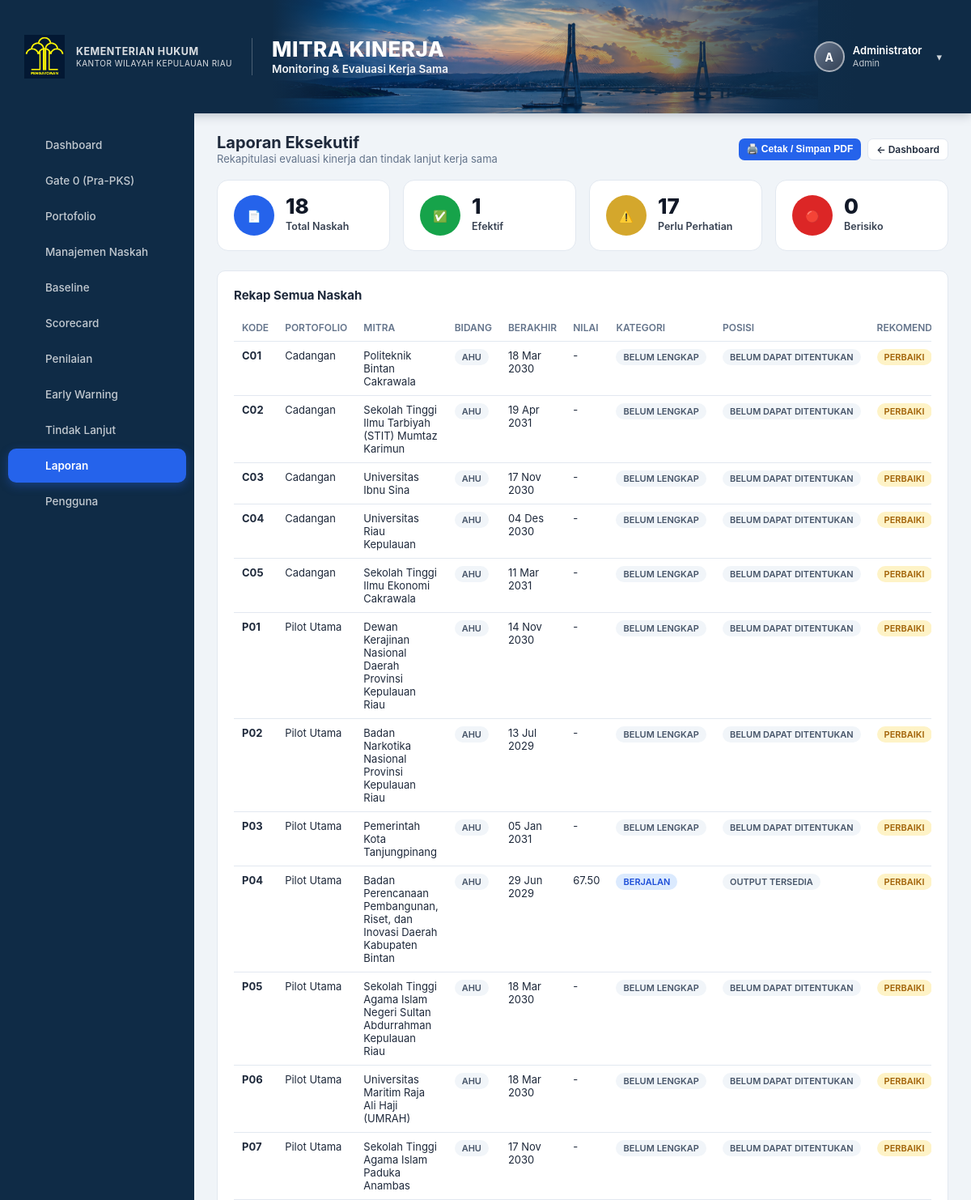
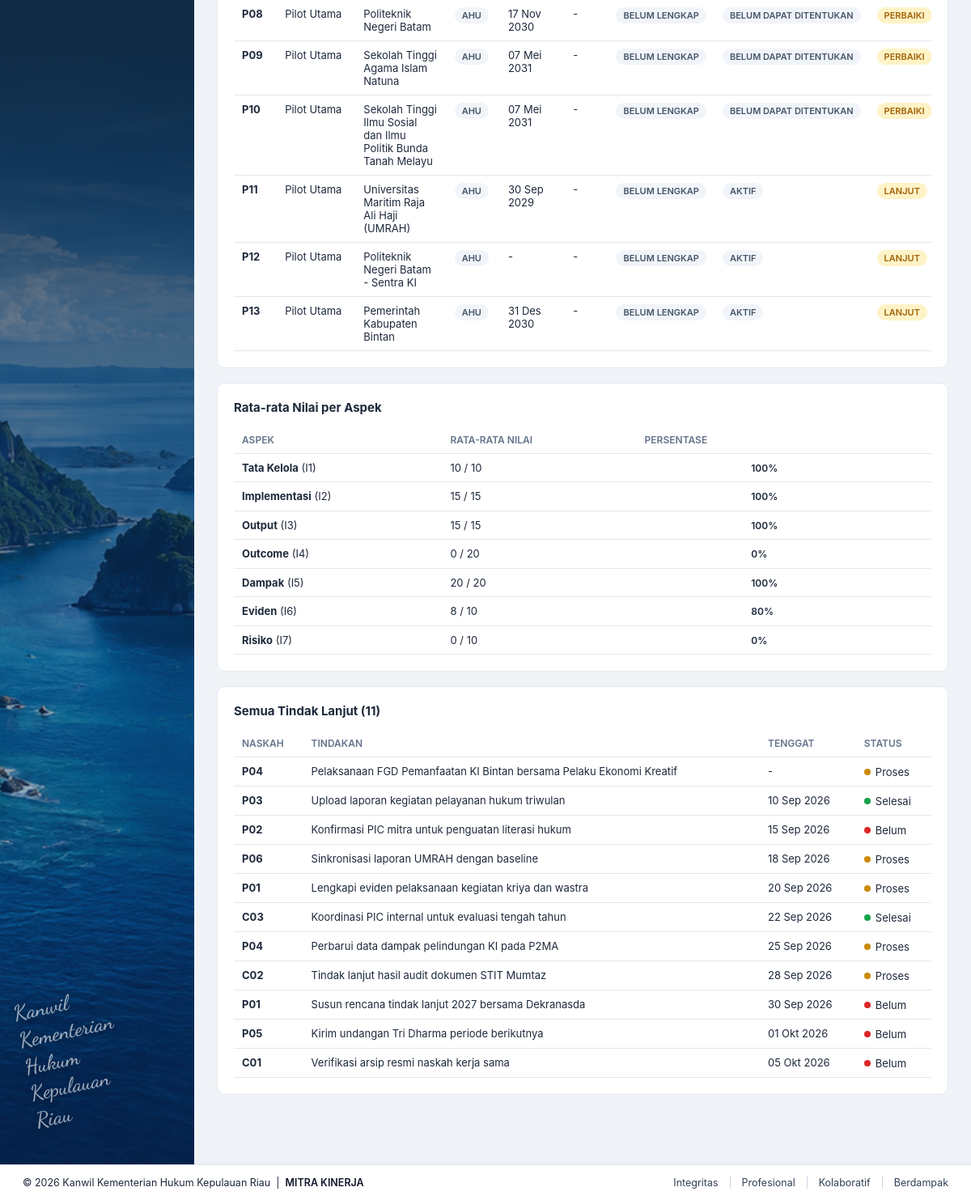
Screenshot of /laporan.php (signed in) with the database file from the repository (2 pictures, top to bottom).
### tables this page shows
CREATE TABLE `mitra_kinerja` (
  `id` int(11) NOT NULL AUTO_INCREMENT,
  `kode` varchar(5) NOT NULL,
  `portofolio` enum('Pilot Utama','Cadangan') NOT NULL,
  `nama_mitra` varchar(255) NOT NULL,
  `judul` text DEFAULT NULL,
  `jenis` enum('PKS','MoU') NOT NULL,
  `bidang` enum('AHU','KI','P3H','PPL','Keuangan','Humas','SDM') DEFAULT 'AHU',
  `pks_induk_id` int(11) DEFAULT NULL,
  `tanggal_mulai` date DEFAULT NULL,
  `tanggal_berakhir` date DEFAULT NULL,
  `status_tanggal` enum('TERVERIFIKASI','BELUM TERVERIFIKASI') NOT NULL DEFAULT 'BELUM TERVERIFIKASI',
  `evaluasi_per_tahun` int(11) NOT NULL DEFAULT 4,
  `baseline_status` enum('BELUM DIISI','DALAM PROSES','TERVERIFIKASI / DIKUNCI') NOT NULL DEFAULT 'BELUM DIISI',
  `baseline_locked_at` datetime DEFAULT NULL,
  `baseline_locked_by` int(11) DEFAULT NULL,
  `baseline_pemeriksa` varchar(255) DEFAULT NULL,
  `baseline_catatan_ringkasan` text DEFAULT NULL,
  `cutoff_date` date DEFAULT NULL,
  `sumber_baseline` varchar(255) DEFAULT NULL,
  `pic_internal` varchar(255) DEFAULT NULL,
  `pic_mitra` varchar(255) DEFAULT NULL,
  `file_naskah` varchar(255) DEFAULT NULL,
  `foto_kerjasama` varchar(255) DEFAULT NULL,
  `pemeriksa_id` int(11) DEFAULT NULL,
  `tanggal_review` date DEFAULT NULL,
  `status_scorecard` enum('BELUM LENGKAP','SIAP DIVALIDASI','FINAL/TERVALIDASI','PERLU PERBAIKAN') NOT NULL DEFAULT 'BELUM LENGKAP',
  `posisi_portofolio` enum('BELUM DAPAT DITENTUKAN','AKTIF','OUTPUT TERSEDIA','OUTCOME TERBENTUK','BERDAMPAK') NOT NULL DEFAULT 'BELUM DAPAT DITENTUKAN',
  `rekomendasi` enum('BELUM DITENTUKAN','LANJUT','PERBAIKI','PERPANJANG','REPLIKASI','HENTIKAN') NOT NULL DEFAULT 'BELUM DITENTUKAN',
  `created_at` timestamp NOT NULL DEFAULT current_timestamp(),
  `updated_at` timestamp NOT NULL DEFAULT current_timestamp() ON UPDATE current_timestamp(),
  PRIMARY KEY (`id`),
  UNIQUE KEY `kode` (`kode`),
  KEY `pemeriksa_id` (`pemeriksa_id`),
  KEY `fk_mitra_induk` (`pks_induk_id`),
  CONSTRAINT `fk_mitra_induk` FOREIGN KEY (`pks_induk_id`) REFERENCES `mitra_kinerja` (`id`) ON DELETE SET NULL,
  CONSTRAINT `mitra_kinerja_ibfk_1` FOREIGN KEY (`pemeriksa_id`) REFERENCES `users` (`id`) ON DELETE SET NULL
);

CREATE TABLE `tindak_lanjut` (
  `id` int(11) NOT NULL AUTO_INCREMENT,
  `mitra_id` int(11) NOT NULL,
  `tindakan` text NOT NULL,
  `tenggat` date DEFAULT NULL,
  `status` enum('Belum','Proses','Selesai') NOT NULL DEFAULT 'Belum',
  `file_bukti` varchar(255) DEFAULT NULL,
  `created_at` timestamp NOT NULL DEFAULT current_timestamp(),
  `updated_at` timestamp NOT NULL DEFAULT current_timestamp() ON UPDATE current_timestamp(),
  PRIMARY KEY (`id`),
  KEY `mitra_id` (`mitra_id`),
  CONSTRAINT `tindak_lanjut_ibfk_1` FOREIGN KEY (`mitra_id`) REFERENCES `mitra_kinerja` (`id`) ON DELETE CASCADE
);

### laporan.php (the view, shortened to what the rows shown need)
<?php
require_once __DIR__ . '/includes/auth.php';
require_once __DIR__ . '/includes/data.php';
$pdo = getDB();
$all = getAllMitraSummary($pdo);
$tindakLanjut = getTindakLanjut($pdo);
require __DIR__ . '/includes/header.php';
?>
<div class="flex-between no-print" style="margin-bottom:18px;">
    <div>
        <h1 style="margin:0;font-size:20px;">Laporan Eksekutif</h1>
    </div>
</div>
<div class="card">
    <h2>Rekap Semua Naskah</h2>
    <div class="table-wrap">
    <table>
        <thead>
            <tr><th>Kode</th><th>Portofolio</th><th>Mitra</th><th>Bidang</th><th>Berakhir</th><th>Nilai</th><th>Kategori</th><th>Posisi</th><th>Rekomendasi</th><th>Warning</th><th>Status</th></tr>
        </thead>
        <tbody>
        <?php foreach ($all as $s): $m = $s['mitra']; ?>
            <tr>
                <td><strong><?= h($m['kode']) ?></strong></td>
                <td><?= h($m['portofolio']) ?></td>
                <td><?= h($m['nama_mitra']) ?></td>
                <td><span class="badge badge-secondary" style="font-size:11px;font-weight:600;"><?= h($m['bidang'] ?? 'AHU') ?></span></td>
                <td><?= formatTanggal($m['tanggal_berakhir']) ?></td>
                <td><?= $s['nilai_berjalan'] > 0 ? number_format($s['nilai_berjalan'], 2) : '-' ?></td>
                <td><span class="badge badge-<?= warnaKategori($s['kategori']) ?>"><?= h($s['kategori']) ?></span></td>
                <td><span class="badge badge-secondary" style="font-size:11px;"><?= h($s['posisi_portofolio']) ?></span></td>
                <td><span class="badge badge-warning" style="font-size:11px;"><?= h($s['rekomendasi']) ?></span></td>
            </tr>
        <?php endforeach; ?>
        </tbody>
    </table>
    </div>
</div>
<div class="card">
    <h2>Rata-rata Nilai per Aspek</h2>
    <div class="table-wrap">
    <table>
        <thead><tr><th>Aspek</th><th>Rata-rata Nilai</th><th>Persentase</th></tr></thead>
    </table>
    </div>
</div>
<div class="card">
    <h2>Semua Tindak Lanjut (<?= count($tindakLanjut) ?>)</h2>
    <div class="table-wrap">
    <table>
        <thead><tr><th>Naskah</th><th>Tindakan</th><th>Tenggat</th><th>Status</th></tr></thead>
        <tbody>
        <?php if (empty($tindakLanjut)): ?>
            <tr><td colspan="4" class="muted" style="text-align:center;padding:20px;">Belum ada tindak lanjut</td></tr>
        <?php else: foreach ($tindakLanjut as $tl):
            $dotClass = match($tl['status']) { 'Selesai' => 'dot-green', 'Proses' => 'dot-yellow', default => 'dot-red' };
        ?>
            <tr>
                <td><strong><?= h($tl['kode']) ?></strong></td>
                <td><?= h($tl['tindakan']) ?></td>
                <td><?= formatTanggal($tl['tenggat']) ?></td>
                <td><span class="status-dot <?= $dotClass ?>"><?= h($tl['status']) ?></span></td>
            </tr>
        <?php endforeach; endif; ?>
        </tbody>
    </table>
    </div>
</div>
<?php require __DIR__ . '/includes/footer.php'; ?>

### rows the page displays
mitra_kinerja: kode "C01", portofolio "Cadangan", nama_mitra "Politeknik Bintan Cakrawala", bidang "AHU", tanggal_berakhir "18 Mar 2030"
mitra_kinerja: kode "C02", portofolio "Cadangan", nama_mitra "Sekolah Tinggi Ilmu Tarbiyah (STIT) Mumtaz Karimun", bidang "AHU", tanggal_berakhir "19 Apr 2031"
mitra_kinerja: kode "C03", portofolio "Cadangan", nama_mitra "Universitas Ibnu Sina", bidang "AHU", tanggal_berakhir "17 Nov 2030"
mitra_kinerja: kode "C04", portofolio "Cadangan", nama_mitra "Universitas Riau Kepulauan", bidang "AHU", tanggal_berakhir "04 Des 2030"
mitra_kinerja: kode "C05", portofolio "Cadangan", nama_mitra "Sekolah Tinggi Ilmu Ekonomi Cakrawala", bidang "AHU", tanggal_berakhir "11 Mar 2031"
mitra_kinerja: kode "P01", portofolio "Pilot Utama", nama_mitra "Dewan Kerajinan Nasional Daerah Provinsi Kepulauan Riau", bidang "AHU", tanggal_berakhir "14 Nov 2030"
mitra_kinerja: kode "P02", portofolio "Pilot Utama", nama_mitra "Badan Narkotika Nasional Provinsi Kepulauan Riau", bidang "AHU", tanggal_berakhir "13 Jul 2029"
mitra_kinerja: kode "P03", portofolio "Pilot Utama", nama_mitra "Pemerintah Kota Tanjungpinang", bidang "AHU", tanggal_berakhir "05 Jan 2031"
mitra_kinerja: kode "P04", portofolio "Pilot Utama", nama_mitra "Badan Perencanaan Pembangunan, Riset, dan Inovasi Daerah Kabupaten Bintan", bidang "AHU", tanggal_berakhir "29 Jun 2029", nilai_berjalan "67.50", kategori "BERJALAN", posisi_portofolio "OUTPUT TERSEDIA", rekomendasi "PERBAIKI"
mitra_kinerja: kode "P05", portofolio "Pilot Utama", nama_mitra "Sekolah Tinggi Agama Islam Negeri Sultan Abdurrahman Kepulauan Riau", bidang "AHU", tanggal_berakhir "18 Mar 2030"
mitra_kinerja: kode "P06", portofolio "Pilot Utama", nama_mitra "Universitas Maritim Raja Ali Haji (UMRAH)", bidang "AHU", tanggal_berakhir "18 Mar 2030"
mitra_kinerja: kode "P07", portofolio "Pilot Utama", nama_mitra "Sekolah Tinggi Agama Islam Paduka Anambas", bidang "AHU", tanggal_berakhir "17 Nov 2030"
mitra_kinerja: kode "P08", portofolio "Pilot Utama", nama_mitra "Politeknik Negeri Batam", bidang "AHU", tanggal_berakhir "17 Nov 2030"
mitra_kinerja: kode "P09", portofolio "Pilot Utama", nama_mitra "Sekolah Tinggi Agama Islam Natuna", bidang "AHU", tanggal_berakhir "07 Mei 2031"
mitra_kinerja: kode "P10", portofolio "Pilot Utama", nama_mitra "Sekolah Tinggi Ilmu Sosial dan Ilmu Politik Bunda Tanah Melayu", bidang "AHU", tanggal_berakhir "07 Mei 2031"
mitra_kinerja: kode "P11", portofolio "Pilot Utama", nama_mitra "Universitas Maritim Raja Ali Haji (UMRAH)", bidang "AHU", tanggal_berakhir "30 Sep 2029"
mitra_kinerja: kode "P12", portofolio "Pilot Utama", nama_mitra "Politeknik Negeri Batam - Sentra KI", bidang "AHU", tanggal_berakhir "-"
mitra_kinerja: kode "P13", portofolio "Pilot Utama", nama_mitra "Pemerintah Kabupaten Bintan", bidang "AHU", tanggal_berakhir "31 Des 2030"
tindak_lanjut: mitra.kode "P04", tindakan "Pelaksanaan FGD Pemanfaatan KI Bintan bersama Pelaku Ekonomi Kreatif", tenggat "-", status "Proses"
tindak_lanjut: mitra.kode "P03", tindakan "Upload laporan kegiatan pelayanan hukum triwulan", tenggat "10 Sep 2026", status "Selesai"
tindak_lanjut: mitra.kode "P02", tindakan "Konfirmasi PIC mitra untuk penguatan literasi hukum", tenggat "15 Sep 2026", status "Belum"
tindak_lanjut: mitra.kode "P06", tindakan "Sinkronisasi laporan UMRAH dengan baseline", tenggat "18 Sep 2026", status "Proses"
tindak_lanjut: mitra.kode "P01", tindakan "Lengkapi eviden pelaksanaan kegiatan kriya dan wastra", tenggat "20 Sep 2026", status "Proses"
tindak_lanjut: mitra.kode "C03", tindakan "Koordinasi PIC internal untuk evaluasi tengah tahun", tenggat "22 Sep 2026", status "Selesai"
tindak_lanjut: mitra.kode "P04", tindakan "Perbarui data dampak pelindungan KI pada P2MA", tenggat "25 Sep 2026", status "Proses"
tindak_lanjut: mitra.kode "C02", tindakan "Tindak lanjut hasil audit dokumen STIT Mumtaz", tenggat "28 Sep 2026", status "Proses"
tindak_lanjut: mitra.kode "P01", tindakan "Susun rencana tindak lanjut 2027 bersama Dekranasda", tenggat "30 Sep 2026", status "Belum"
tindak_lanjut: mitra.kode "P05", tindakan "Kirim undangan Tri Dharma periode berikutnya", tenggat "01 Okt 2026", status "Belum"
tindak_lanjut: mitra.kode "C01", tindakan "Verifikasi arsip resmi naskah kerja sama", tenggat "05 Okt 2026", status "Belum"

### other values shown
$nav['label'] "Dashboard"
$nav['label'] "Gate 0 (Pra-PKS)"
$nav['label'] "Portofolio"
$nav['label'] "Manajemen Naskah"
$nav['label'] "Baseline"
$nav['label'] "Scorecard"
$nav['label'] "Penilaian"
$nav['label'] "Early Warning"
$nav['label'] "Tindak Lanjut"
$nav['label'] "Laporan"
$initials "A"
$user['nama'] "Administrator"
$user['role'] "Admin"
$stats['total'] "18"
$stats['efektif'] "1"
